Frame 1 (no input): blank canvas, image omitted
Frame 60 (the mouse pressed at the canvas centre just before this capture): blank canvas, image omitted
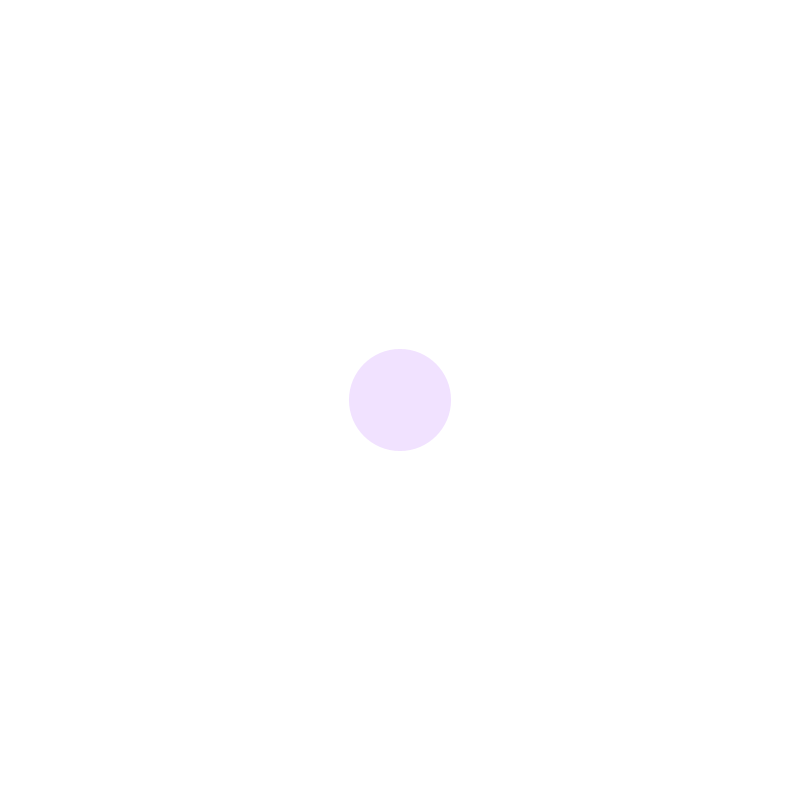
Frame 120 (the mouse held since frame 60 and released just before this capture)

The Processing sketch whose frames 1 and 60 were blank and that drew this single picture after the mouse press (run headless with seeded random() and noise(); from frame 60 on, the mouse is pressed at the canvas centre):

// Processing sketch: communal_growth
// ── communal_growth.pde
ArrayList<Circle> circles;
boolean isMousePressed = false;
PVector center;
Interaction interaction;
int pressStartTime;
color current_c;

void setup() {
  size(800, 800);
  circles = new ArrayList<Circle>();
  center = new PVector(width / 2, height / 2);
  interaction = new Interaction();
  smooth();
}

void draw() {
  background(255);

  for (int i = circles.size() - 1; i >= 0; i--) {  // Iterate backwards to safely remove elements
    Circle c1 = circles.get(i);
    c1.move();
    c1.display();
    
    // Handle interactions between circles
    for (int j = i - 1; j >= 0; j--) {  // Iterate backwards to safely remove elements
      Circle c2 = circles.get(j);
      interaction.checkInteraction(c1, c2);
    }

    // Check for deletion conditions
    if (c1.radius > 300) {
      circles.remove(i);  // Remove circle if size is less than 5
      continue;
    }

    // Handle opacity change for more than 10 interactions
    if (c1.totalInteractions > 20) {
      c1.opacity = min(c1.opacity + 5, 255);
    }

    // Handle diminishing size if radius is greater than 500
    //if (c1.radius > 200) {
    //  c1.radius -= 0.5;  // Slowly diminish the circle's size
    //}
  }

  // Handle circle creation when mouse is pressed
  if (isMousePressed) {
    float size = (millis() - pressStartTime) / 10.0; // modify size based on current time and start time
    fill(current_c, 100);
    noStroke();
    ellipse(mouseX, mouseY, size, size);
  }
}

void mousePressed() {
  isMousePressed = true;
  pressStartTime = millis(); // when mouse is pressed
  current_c = color(random(255), random(255), 255, 100);
}

void mouseReleased() {
  isMousePressed = false;
  float size = (millis() - pressStartTime) / 10.0; // growth rate
  circles.add(new Circle(mouseX, mouseY, size, current_c));
  pressStartTime = 0; // Reset pressStartTime
}

class Circle {
  PVector position;
  float radius;
  PVector velocity;
  color c;
  int totalInteractions;  // Track total number of interactions
  float opacity;  // Store current opacity
  boolean inInteraction;
  HashMap<Circle, Boolean> currentlyInteracting; // Track ongoing interactions

  Circle(float x, float y, float r, color col) {
    position = new PVector(x, y);
    radius = r;
    velocity = PVector.random2D();
    c = col;
    totalInteractions = 0;
    opacity = 100;
    inInteraction = false;
    currentlyInteracting = new HashMap<Circle, Boolean>();
  }

  void move() {
    position.add(velocity);

    // Keep movement within window
    if (position.x < radius || position.x > width - radius) {
      velocity.x *= -1;
    }
    if (position.y < radius || position.y > height - radius) {
      velocity.y *= -1;
    }
  }

  void display() {
    fill(c, opacity);  // Use the current opacity
    noStroke();
    ellipse(position.x, position.y, radius, radius);
  }
}

class Interaction {
  HashMap<Circle, HashMap<Circle, Integer>> pastInteractions; // Track past interactions

  Interaction() {
    pastInteractions = new HashMap<Circle, HashMap<Circle, Integer>>();
  }

  void checkInteraction(Circle c1, Circle c2) {
    float d = PVector.dist(c1.position, c2.position);
    float maxRadius = 1.5 * max(c1.radius, c2.radius);

    if (d < maxRadius) {
      color lineColor = lerpColor(c1.c, c2.c, 0.5);
      stroke(lineColor);
      strokeWeight(2);
      line(c1.position.x, c1.position.y, c2.position.x, c2.position.y);

      // Update or initialize interaction history if interaction just started
      if (!c1.currentlyInteracting.containsKey(c2) || !c1.currentlyInteracting.get(c2)) {
        c1.currentlyInteracting.put(c2, true);
        c2.currentlyInteracting.put(c1, true);

        if (!pastInteractions.containsKey(c1)) {
          pastInteractions.put(c1, new HashMap<Circle, Integer>());
        }
        if (!pastInteractions.containsKey(c2)) {
          pastInteractions.put(c2, new HashMap<Circle, Integer>());
        }
        HashMap<Circle, Integer> c1History = pastInteractions.get(c1);
        HashMap<Circle, Integer> c2History = pastInteractions.get(c2);

        if (!c1History.containsKey(c2)) {
          c1History.put(c2, 0);
        }
        if (!c2History.containsKey(c1)) {
          c2History.put(c1, 0);
        }

        // Increment interaction count only when a new interaction begins
        int previousInteractions = c1History.get(c2);
        c1History.put(c2, previousInteractions + 1);
        c2History.put(c1, previousInteractions + 1);
        c1.totalInteractions++;
        c2.totalInteractions++;

        // Determine if the interaction is cooperative or competitive
        if (previousInteractions >= 5) {
          // Cooperative interaction: Both circles grow
          c1.radius += 1;
          c2.radius += 1;
        } else {
          // Competitive interaction: Larger circle grows, smaller circle shrinks
          if (c1.radius > c2.radius) {
            c1.radius -= 1;
            c2.radius += 1;
          } else {
            c1.radius += 1;
            c2.radius -= 1;
          }
        }
      }
    } else {
      // Reset interaction status when circles move apart
      c1.currentlyInteracting.put(c2, false);
      c2.currentlyInteracting.put(c1, false);
    }
  }
}
